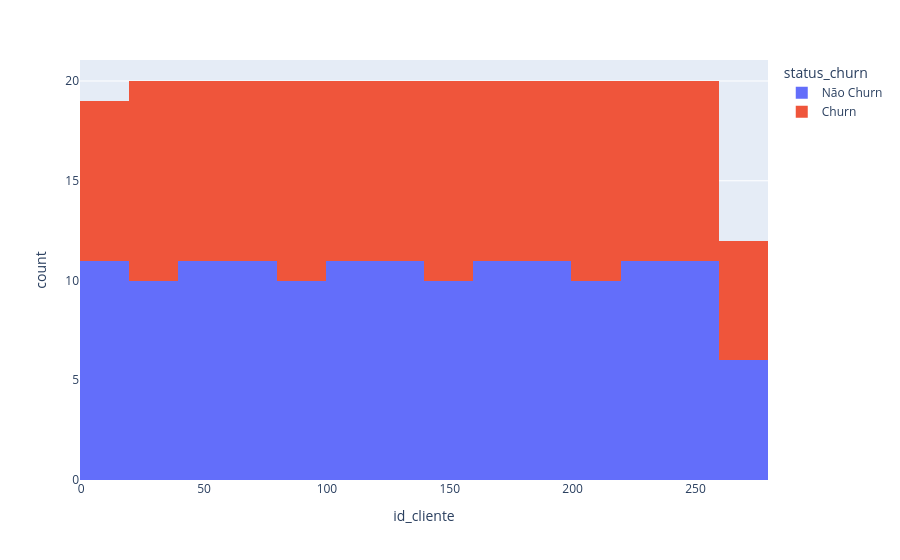
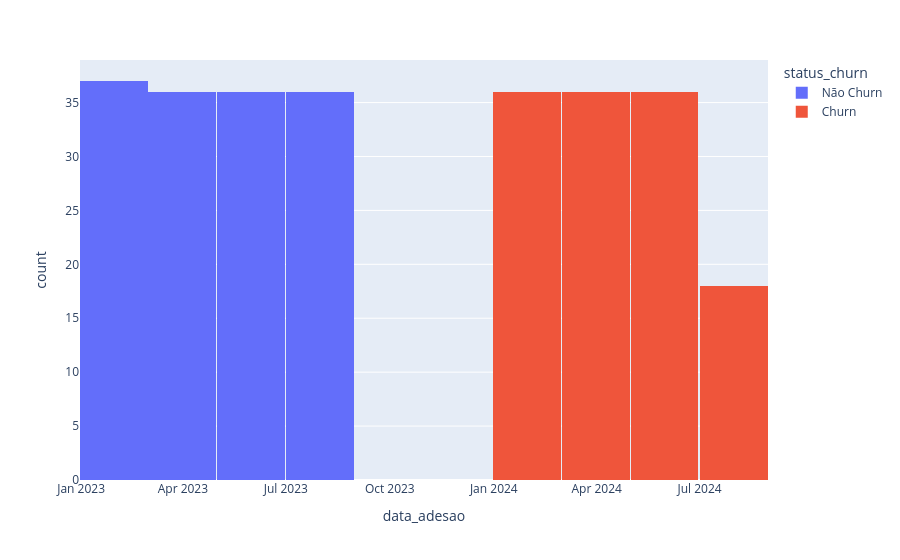
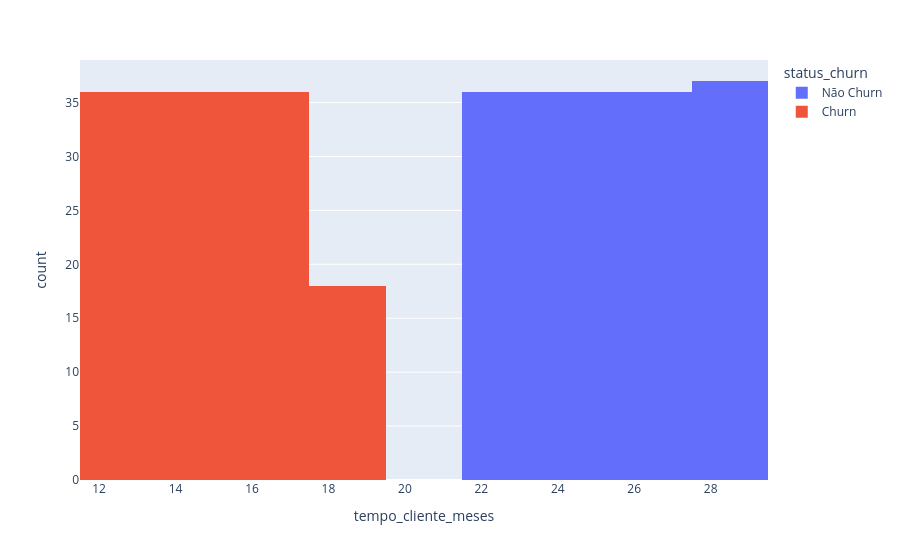
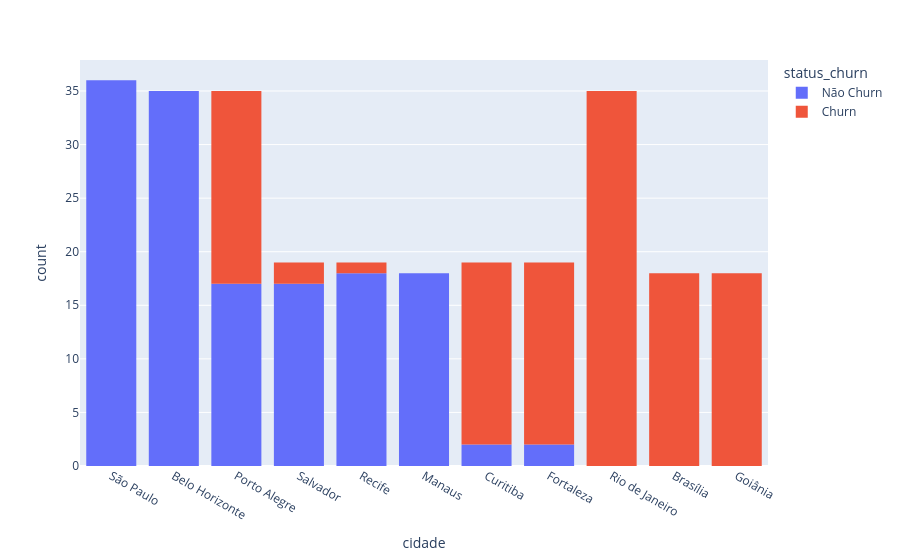

Here is the notebook cell these charts were saved with, in order:
### Code cell
# passo 3 : criar os graficos 
for coluna in tabela.columns:

    grafico = px.histogram(tabela, x=coluna, color='status_churn')
    # churn é uma metrica de porcentagem de clientes que deixaram de usar os produtos, ou servisos , de uma empresa em um determinado periodo

    # exibir o grafico

    grafico.show()

### Figure 1 — Plotly figure (JSON) as saved in the notebook; plotly's stock layout.template omitted (floating-point values rounded to 4 significant figures; data arrays with more than 128 entries replaced by an {"elided": "..."} marker saying what was removed)
{"data": [{"bingroup": "x", "hovertemplate": "status_churn=Não Churn<br>id_cliente=%{x}<br>count=%{y}<extra></extra>", "legendgroup": "Não Churn", "marker": {"color": "#636efa", "pattern": {"shape": ""}}, "name": "Não Churn", "orientation": "v", "showlegend": true, "type": "histogram", "x": {"elided": "145 int values"}, "xaxis": "x", "yaxis": "y"}, {"bingroup": "x", "hovertemplate": "status_churn=Churn<br>id_cliente=%{x}<br>count=%{y}<extra></extra>", "legendgroup": "Churn", "marker": {"color": "#EF553B", "pattern": {"shape": ""}}, "name": "Churn", "orientation": "v", "showlegend": true, "type": "histogram", "x": [2, 5, 7, 9, 11, 13, 15, 17, 20, 22, 24, 26, 28, 30, 32, 35, 37, 39, 41, 43, 45, 47, 50, 52, 54, 56, 58, 60, 62, 65, 67, 69, 71, 73, 75, 77, 80, 82, 84, 86, 88, 90, 92, 95, 97, 99, 101, 103, 105, 107, 110, 112, 114, 116, 118, 120, 122, 125, 127, 129, 131, 133, 135, 137, 140, 142, 144, 146, 148, 150, 152, 155, 157, 159, 161, 163, 165, 167, 170, 172, 174, 176, 178, 180, 182, 185, 187, 189, 191, 193, 195, 197, 200, 202, 204, 206, 208, 210, 212, 215, 217, 219, 221, 223, 225, 227, 230, 232, 234, 236, 238, 240, 242, 245, 247, 249, 251, 253, 255, 257, 260, 262, 264, 266, 268, 270], "xaxis": "x", "yaxis": "y"}], "layout": {"barmode": "relative", "legend": {"title": {"text": "status_churn"}, "tracegroupgap": 0}, "margin": {"t": 60}, "xaxis": {"anchor": "y", "domain": [0, 1], "title": {"text": "id_cliente"}}, "yaxis": {"anchor": "x", "domain": [0, 1], "title": {"text": "count"}}}}

### Figure 2 — Plotly figure (JSON) as saved in the notebook; plotly's stock layout.template omitted (floating-point values rounded to 4 significant figures; data arrays with more than 128 entries replaced by an {"elided": "..."} marker saying what was removed)
{"data": [{"bingroup": "x", "hovertemplate": "status_churn=Não Churn<br>data_adesao=%{x}<br>count=%{y}<extra></extra>", "legendgroup": "Não Churn", "marker": {"color": "#636efa", "pattern": {"shape": ""}}, "name": "Não Churn", "orientation": "v", "showlegend": true, "type": "histogram", "x": {"elided": "145 str values"}, "xaxis": "x", "yaxis": "y"}, {"bingroup": "x", "hovertemplate": "status_churn=Churn<br>data_adesao=%{x}<br>count=%{y}<extra></extra>", "legendgroup": "Churn", "marker": {"color": "#EF553B", "pattern": {"shape": ""}}, "name": "Churn", "orientation": "v", "showlegend": true, "type": "histogram", "x": ["2024-03-01", "2024-01-01", "2024-04-10", "2024-02-14", "2024-05-01", "2024-06-12", "2024-07-01", "2024-03-15", "2024-01-10", "2024-04-20", "2024-02-01", "2024-05-15", "2024-06-01", "2024-07-05", "2024-03-20", "2024-01-15", "2024-04-01", "2024-02-05", "2024-05-05", "2024-06-05", "2024-07-10", "2024-03-22", "2024-01-20", "2024-04-05", "2024-02-08", "2024-05-10", "2024-06-10", "2024-07-15", "2024-03-03", "2024-01-25", "2024-04-25", "2024-02-10", "2024-05-20", "2024-06-15", "2024-07-20", "2024-03-05", "2024-01-05", "2024-04-15", "2024-02-12", "2024-05-25", "2024-06-20", "2024-07-25", "2024-03-08", "2024-01-28", "2024-04-18", "2024-02-15", "2024-05-28", "2024-06-22", "2024-07-28", "2024-03-10", "2024-01-30", "2024-04-28", "2024-02-18", "2024-05-30", "2024-06-25", "2024-07-30", "2024-03-25", "2024-01-02", "2024-04-02", "2024-02-22", "2024-05-02", "2024-06-28", "2024-07-02", "2024-03-28", "2024-01-05", "2024-04-05", "2024-02-25", "2024-05-05", "2024-06-01", "2024-07-05", "2024-03-30", "2024-01-08", "2024-04-08", "2024-02-28", "2024-05-08", "2024-06-05", "2024-07-08", "2024-03-02", "2024-01-10", "2024-04-10", "2024-02-10", "2024-05-10", "2024-06-10", "2024-07-10", "2024-03-06", "2024-01-12", "2024-04-12", "2024-02-12", "2024-05-12", "2024-06-12", "2024-07-12", "2024-03-09", "2024-01-15", "2024-04-15", "2024-02-15", "2024-05-15", "2024-06-15", "2024-07-15", "2024-03-12", "2024-01-18", "2024-04-18", "2024-02-18", "2024-05-18", "2024-06-18", "2024-07-18", "2024-03-15", "2024-01-20", "2024-04-20", "2024-02-20", "2024-05-20", "2024-06-20", "2024-07-20", "2024-03-18", "2024-01-22", "2024-04-22", "2024-02-22", "2024-05-22", "2024-06-22", "2024-07-22", "2024-03-20", "2024-01-25", "2024-04-25", "2024-02-25", "2024-05-25", "2024-06-25", "2024-07-25"], "xaxis": "x", "yaxis": "y"}], "layout": {"barmode": "relative", "legend": {"title": {"text": "status_churn"}, "tracegroupgap": 0}, "margin": {"t": 60}, "xaxis": {"anchor": "y", "domain": [0, 1], "title": {"text": "data_adesao"}}, "yaxis": {"anchor": "x", "domain": [0, 1], "title": {"text": "count"}}}}

### Figure 3 — Plotly figure (JSON) as saved in the notebook; plotly's stock layout.template omitted (floating-point values rounded to 4 significant figures; data arrays with more than 128 entries replaced by an {"elided": "..."} marker saying what was removed)
{"data": [{"bingroup": "x", "hovertemplate": "status_churn=Não Churn<br>tempo_cliente_meses=%{x}<br>count=%{y}<extra></extra>", "legendgroup": "Não Churn", "marker": {"color": "#636efa", "pattern": {"shape": ""}}, "name": "Não Churn", "orientation": "v", "showlegend": true, "type": "histogram", "x": {"elided": "145 int values"}, "xaxis": "x", "yaxis": "y"}, {"bingroup": "x", "hovertemplate": "status_churn=Churn<br>tempo_cliente_meses=%{x}<br>count=%{y}<extra></extra>", "legendgroup": "Churn", "marker": {"color": "#EF553B", "pattern": {"shape": ""}}, "name": "Churn", "orientation": "v", "showlegend": true, "type": "histogram", "x": [16, 18, 15, 17, 14, 13, 12, 16, 18, 15, 17, 14, 13, 12, 16, 18, 15, 17, 14, 13, 12, 16, 18, 15, 17, 14, 13, 12, 16, 18, 15, 17, 14, 13, 12, 16, 18, 15, 17, 14, 13, 12, 16, 18, 15, 17, 14, 13, 12, 16, 18, 15, 17, 14, 13, 12, 16, 18, 15, 17, 14, 13, 12, 16, 18, 15, 17, 14, 13, 12, 16, 18, 15, 17, 14, 13, 12, 16, 18, 15, 17, 14, 13, 12, 16, 18, 15, 17, 14, 13, 12, 16, 18, 15, 17, 14, 13, 12, 16, 18, 15, 17, 14, 13, 12, 16, 18, 15, 17, 14, 13, 12, 16, 18, 15, 17, 14, 13, 12, 16, 18, 15, 17, 14, 13, 12], "xaxis": "x", "yaxis": "y"}], "layout": {"barmode": "relative", "legend": {"title": {"text": "status_churn"}, "tracegroupgap": 0}, "margin": {"t": 60}, "xaxis": {"anchor": "y", "domain": [0, 1], "title": {"text": "tempo_cliente_meses"}}, "yaxis": {"anchor": "x", "domain": [0, 1], "title": {"text": "count"}}}}

### Figure 4 — Plotly figure (JSON) as saved in the notebook; plotly's stock layout.template omitted (floating-point values rounded to 4 significant figures; data arrays with more than 128 entries replaced by an {"elided": "..."} marker saying what was removed)
{"data": [{"bingroup": "x", "hovertemplate": "status_churn=Não Churn<br>cidade=%{x}<br>count=%{y}<extra></extra>", "legendgroup": "Não Churn", "marker": {"color": "#636efa", "pattern": {"shape": ""}}, "name": "Não Churn", "orientation": "v", "showlegend": true, "type": "histogram", "x": {"elided": "145 str values"}, "xaxis": "x", "yaxis": "y"}, {"bingroup": "x", "hovertemplate": "status_churn=Churn<br>cidade=%{x}<br>count=%{y}<extra></extra>", "legendgroup": "Churn", "marker": {"color": "#EF553B", "pattern": {"shape": ""}}, "name": "Churn", "orientation": "v", "showlegend": true, "type": "histogram", "x": ["Rio de Janeiro", "Curitiba", "Fortaleza", "Brasília", "Goiânia", "Rio de Janeiro", "Porto Alegre", "Salvador", "Brasília", "Goiânia", "Rio de Janeiro", "Porto Alegre", "Salvador", "Recife", "Rio de Janeiro", "Curitiba", "Fortaleza", "Brasília", "Goiânia", "Rio de Janeiro", "Porto Alegre", "Rio de Janeiro", "Curitiba", "Fortaleza", "Brasília", "Goiânia", "Rio de Janeiro", "Porto Alegre", "Rio de Janeiro", "Curitiba", "Fortaleza", "Brasília", "Goiânia", "Rio de Janeiro", "Porto Alegre", "Rio de Janeiro", "Curitiba", "Fortaleza", "Brasília", "Goiânia", "Rio de Janeiro", "Porto Alegre", "Rio de Janeiro", "Curitiba", "Fortaleza", "Brasília", "Goiânia", "Rio de Janeiro", "Porto Alegre", "Rio de Janeiro", "Curitiba", "Fortaleza", "Brasília", "Goiânia", "Rio de Janeiro", "Porto Alegre", "Rio de Janeiro", "Curitiba", "Fortaleza", "Brasília", "Goiânia", "Rio de Janeiro", "Porto Alegre", "Rio de Janeiro", "Curitiba", "Fortaleza", "Brasília", "Goiânia", "Rio de Janeiro", "Porto Alegre", "Rio de Janeiro", "Curitiba", "Fortaleza", "Brasília", "Goiânia", "Rio de Janeiro", "Porto Alegre", "Rio de Janeiro", "Curitiba", "Fortaleza", "Brasília", "Goiânia", "Rio de Janeiro", "Porto Alegre", "Rio de Janeiro", "Curitiba", "Fortaleza", "Brasília", "Goiânia", "Rio de Janeiro", "Porto Alegre", "Rio de Janeiro", "Curitiba", "Fortaleza", "Brasília", "Goiânia", "Rio de Janeiro", "Porto Alegre", "Rio de Janeiro", "Curitiba", "Fortaleza", "Brasília", "Goiânia", "Rio de Janeiro", "Porto Alegre", "Rio de Janeiro", "Curitiba", "Fortaleza", "Brasília", "Goiânia", "Rio de Janeiro", "Porto Alegre", "Rio de Janeiro", "Curitiba", "Fortaleza", "Brasília", "Goiânia", "Rio de Janeiro", "Porto Alegre", "Rio de Janeiro", "Curitiba", "Fortaleza", "Brasília", "Goiânia", "Rio de Janeiro", "Porto Alegre"], "xaxis": "x", "yaxis": "y"}], "layout": {"barmode": "relative", "legend": {"title": {"text": "status_churn"}, "tracegroupgap": 0}, "margin": {"t": 60}, "xaxis": {"anchor": "y", "domain": [0, 1], "title": {"text": "cidade"}}, "yaxis": {"anchor": "x", "domain": [0, 1], "title": {"text": "count"}}}}
